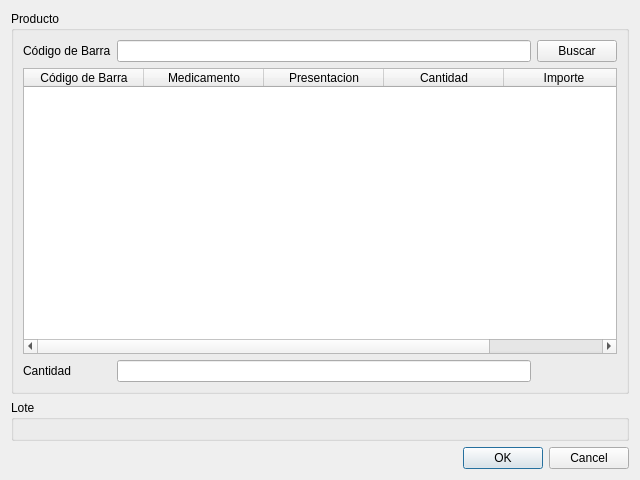
<?xml version="1.0" encoding="UTF-8"?>
<ui version="4.0">
 <class>vtnAjusteNegativoStock</class>
 <widget class="QWidget" name="vtnAjusteNegativoStock">
  <property name="geometry">
   <rect>
    <x>0</x>
    <y>0</y>
    <width>640</width>
    <height>480</height>
   </rect>
  </property>
  <property name="windowTitle">
   <string>Ajuste Negativo Stock</string>
  </property>
  <layout class="QVBoxLayout" name="verticalLayout">
   <item>
    <widget class="QGroupBox" name="gbProducto">
     <property name="title">
      <string>Producto</string>
     </property>
     <layout class="QVBoxLayout" name="verticalLayout_2">
      <item>
       <layout class="QGridLayout" name="gridLayout_2">
        <item row="0" column="0">
         <widget class="QLabel" name="label">
          <property name="text">
           <string>Código de Barra</string>
          </property>
         </widget>
        </item>
        <item row="2" column="1">
         <widget class="QLineEdit" name="lineEdit_2"/>
        </item>
        <item row="0" column="2">
         <widget class="QPushButton" name="pushButton">
          <property name="text">
           <string>Buscar</string>
          </property>
         </widget>
        </item>
        <item row="2" column="0">
         <widget class="QLabel" name="label_2">
          <property name="text">
           <string>Cantidad</string>
          </property>
         </widget>
        </item>
        <item row="0" column="1">
         <widget class="QLineEdit" name="lineEdit"/>
        </item>
        <item row="1" column="0" colspan="3">
         <widget class="QTableWidget" name="tableWidget">
          <attribute name="horizontalHeaderDefaultSectionSize">
           <number>120</number>
          </attribute>
          <attribute name="horizontalHeaderStretchLastSection">
           <bool>true</bool>
          </attribute>
          <column>
           <property name="text">
            <string>Código de Barra</string>
           </property>
          </column>
          <column>
           <property name="text">
            <string>Medicamento</string>
           </property>
          </column>
          <column>
           <property name="text">
            <string>Presentacion</string>
           </property>
          </column>
          <column>
           <property name="text">
            <string>Cantidad</string>
           </property>
          </column>
          <column>
           <property name="text">
            <string>Importe</string>
           </property>
          </column>
         </widget>
        </item>
       </layout>
      </item>
     </layout>
    </widget>
   </item>
   <item>
    <widget class="QGroupBox" name="groupBox">
     <property name="title">
      <string>Lote</string>
     </property>
     <layout class="QVBoxLayout" name="verticalLayout_3">
      <item>
       <layout class="QGridLayout" name="gridLayout"/>
      </item>
     </layout>
    </widget>
   </item>
   <item>
    <widget class="QDialogButtonBox" name="buttonBox">
     <property name="standardButtons">
      <set>QDialogButtonBox::Cancel|QDialogButtonBox::Ok</set>
     </property>
    </widget>
   </item>
  </layout>
 </widget>
 <resources/>
 <connections/>
</ui>
